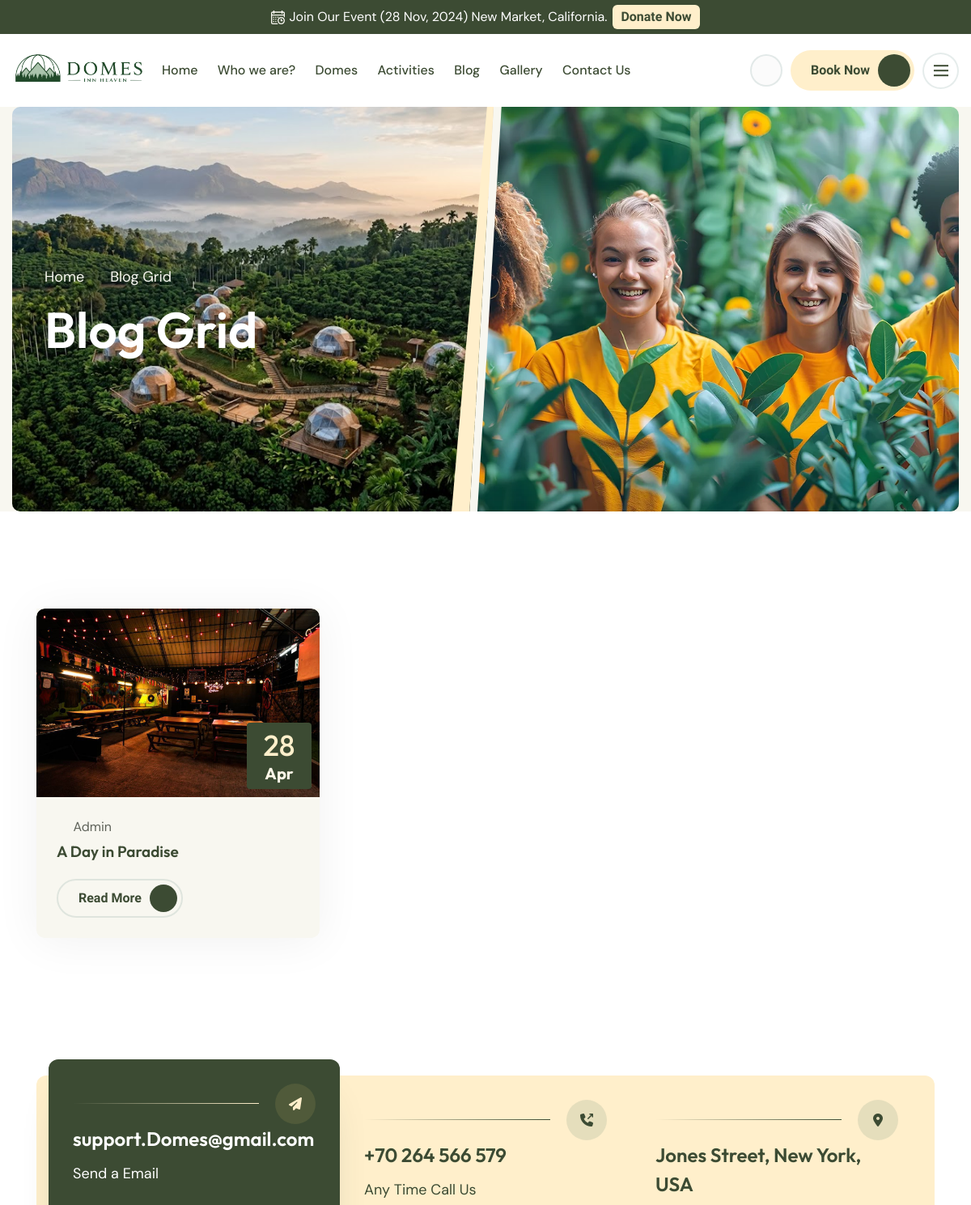
Page /blog-grid/ (upper part) on the earlier database version.
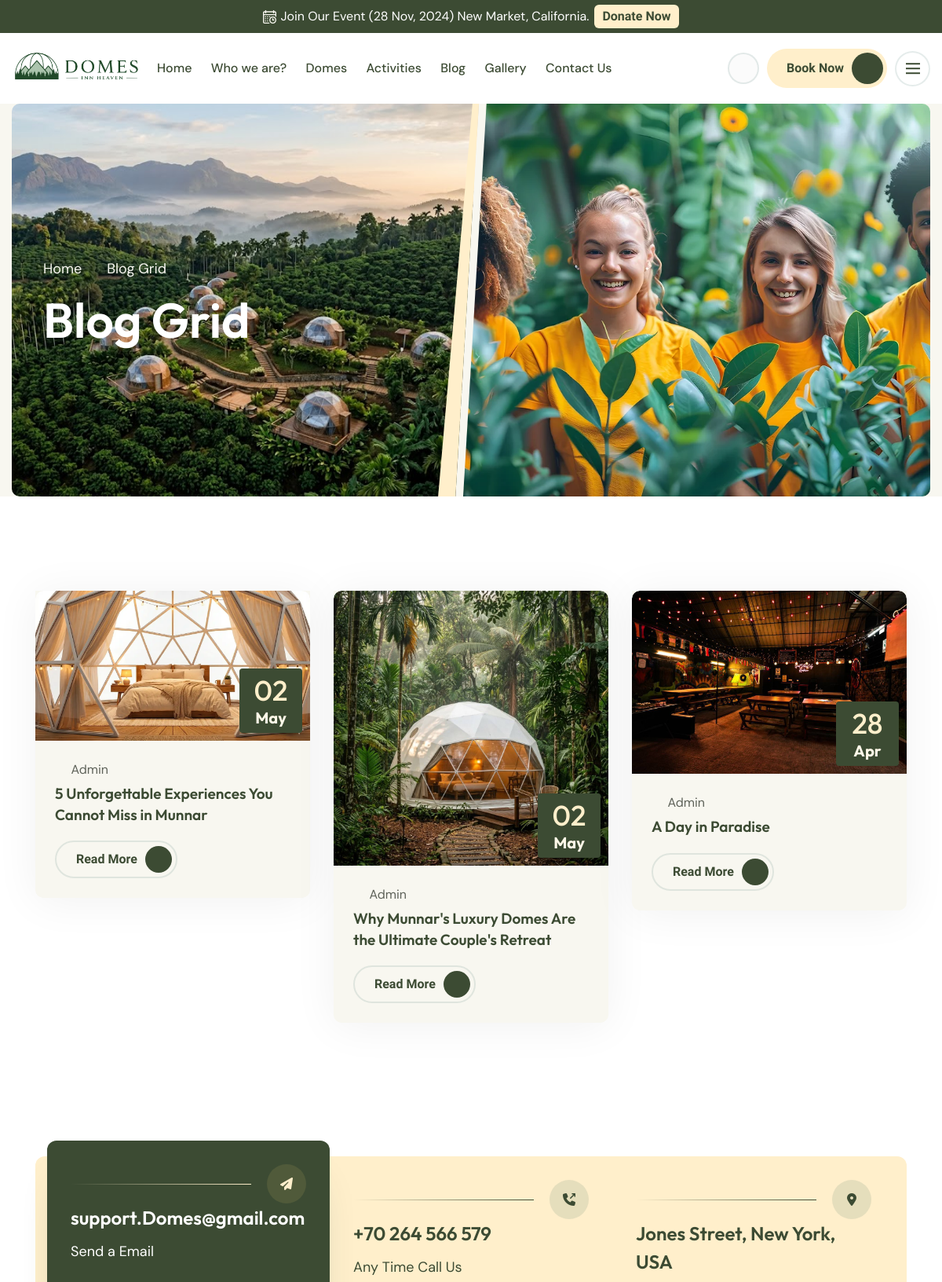
Same page on the later database version.
### domesinnheaven_app/models.py (models this page shows, shortened)
class OptimizedImageModel(models.Model):
    image_fields = []
    class Meta:
        abstract = True

class Blog(OptimizedImageModel):
    image_fields = ["image"]
    image = models.ImageField(upload_to="blogs/", help_text="Blog cover image")
    slug = models.SlugField(unique=True, blank=True)
    title = models.CharField(max_length=200)
    description = models.TextField()
    created_at = models.DateTimeField(auto_now_add=True)
    class Meta:
        ordering = ["-created_at"]

### domesinnheaven_app/views.py (the view)
# urls.py: path('blog-grid/', views.blog_grid, name='blog_grid'),
def blog_grid(request):
    blogs_qs = Blog.objects.all().order_by("-created_at")
    paginator = Paginator(blogs_qs, 9)
    page_number = request.GET.get("page")
    blogs = paginator.get_page(page_number)
    testimonials = Testimonial.objects.all().order_by("-created_at")[:3]
    return render(request, "frontend/blog-grid.html", {"blogs": blogs, "testimonials": testimonials})

### domesinnheaven_app/context_processors.py (called while the page is built)
def _star_parts(rating: float) -> list[str]:
    rating = max(0.0, min(5.0, float(rating)))
    full = int(rating)
    remainder = rating - full
    half = 1 if remainder >= 0.25 and remainder < 0.75 else 0
    if remainder >= 0.75:
        full = min(5, full + 1)
    empty = max(0, 5 - full - half)
    return (["full"] * full) + (["half"] * half) + (["empty"] * empty)

def google_reviews(request) -> dict[str, Any]:
    rating = getattr(settings, "GOOGLE_REVIEW_RATING", 0.0)
    count = getattr(settings, "GOOGLE_REVIEW_COUNT", 0)
    url = getattr(settings, "GOOGLE_REVIEW_URL", "")
    return {
        "google_review_rating": rating,
        "google_review_count": count,
        "google_review_url": url,
        "google_review_stars": _star_parts(rating),
    }

def footer_packages(request) -> dict[str, Any]:
    packages = CampingPackage.objects.only("name", "slug").order_by("-created_at")[:5]
    return {"footer_packages": packages}

def admin_unread_contacts(request) -> dict[str, Any]:
    unread_contacts = 0
    unread_bookings = 0
    if request.user.is_authenticated and request.user.is_staff:
        unread_contacts = ContactMessage.objects.filter(is_read=False).count()
        unread_bookings = Booking.objects.filter(is_read=False).count()
    return {
        "admin_unread_contact_count": unread_contacts,
        "admin_unread_booking_count": unread_bookings,
        "admin_unread_enquiries_total": unread_contacts + unread_bookings
    }

### templates/frontend/blog-grid.html (shortened to what this page needs)
{% extends "frontend/base.html" %}
{% load static %}
{% block content %}
<main>
<section class="breadcrumb-section bg-cream">
  <div class="container-fluid"><div class="row g-0">
    <div class="col-xl-6 col-lg-6">
      <div class="breadcrumb-content" style="background-image: url('{% static "assets/img/new/3.jpeg" %}')">
        <div class="breadcrumb-nav"><ul><li><a href="{% url 'home' %}">Home</a></li><li><a href="#">Blog Grid</a></li></ul></div>
        <div class="breadcrumb-title"><h2>Blog Grid</h2></div>
      </div>
    </div>
    <div class="col-xl-6 col-lg-6 d-none d-lg-block"><div class="breadcrumb-thumb"><img src="{% static 'assets/img/thumbs/thumb-1.webp' %}" alt="thumb"></div></div>
  </div></div>
</section>
<section class="blog-section p-t-120 p-b-120 p-t-lg-80 p-b-lg-80 p-t-md-60 p-b-md-60 p-t-xs-60 p-b-xs-60">
  <div class="container"><div class="row" data-aos="fade-up" data-aos-duration="1000" data-aos-delay="600">
    {% for blog in blogs %}
    <div class="col-xl-4 col-md-6 col-sm-12 m-b-30">
      <div class="blog-card-2">
        <div class="thumb">
          <a href="{% url 'blog_detail_slug' blog.slug %}"><img src="{{ blog.image.url }}" alt="{{ blog.title }}"></a>
          <div class="event-date"><h2>{{ blog.created_at|date:"d" }}</h2><h5>{{ blog.created_at|date:"M" }}</h5></div>
        </div>
        <div class="content">
          <div class="content-top p-0 m-b-20">
            <div class="author"><div class="admin"><i class="fa-light fa-circle-user"></i><span>Admin</span></div></div>
            <div class="title"><h3><a href="{% url 'blog_detail_slug' blog.slug %}">{{ blog.title }}</a></h3></div>
          </div>
          <div class="content-bottom">
            <a href="{% url 'blog_detail_slug' blog.slug %}" class="e-primary-btn has-icon has-small read-more-btn">Read More
              <span class="icon-wrap"><span class="icon"><i class="fa-regular fa-arrow-right"></i></span></span>
            </a>
          </div>
        </div>
      </div>
    </div>
    {% empty %}
    <div class="col-12"><p class="text-center">No blog posts available yet.</p></div>
    {% endfor %}
  </div></div>
</section>
		<section class="contact-info-section">
			<div class="container">
				<div class="row">
					<div class="col-xl-12">
						<div class="contact-info-layout">
							<a href="mailto:support.Domes@gmail.com" class="contact-info active">
								<div class="icon-wrap">
									<div class="icon-shape"></div>
									<div class="icon">
										<i class="fa-solid fa-paper-plane"></i>
									</div>
								</div>
								<h3>support.Domes@gmail.com</h3>
								<p>Send a Email</p>
							</a>
							<a href="tel:+70264566579" class="contact-info">
								<div class="icon-wrap">
									<div class="icon-shape"></div>
									<div class="icon">
										<i class="fa-solid fa-phone-arrow-up-right"></i>
									</div>
								</div>
								<h3>+70 264 566 579</h3>
								<p>Any Time Call Us</p>
							</a>
							<a href="#" class="contact-info">
								<div class="icon-wrap">
									<div class="icon-shape"></div>
									<div class="icon">
										<i class="fa-solid fa-location-dot"></i>
									</div>
								</div>
								<h3>Jones Street, New York, USA</h3>
							</a>
						</div>
					</div>
				</div>
			</div>
		</section>
</main>
{% endblock %}

### templates/frontend/base.html (shortened to what this page needs)
{% load static %}
<!DOCTYPE html>
<html lang="en">
<head>
    <link href="{% static 'assets/vendor/animate/animate.min.css' %}" rel="stylesheet">
    <link href="{% static 'assets/vendor/fontawesome-pro/fontawesome.min.css' %}" rel="stylesheet">
    <link href="{% static 'assets/vendor/bootstrap/bootstrap.min.css' %}" rel="stylesheet">
    <link href="{% static 'assets/vendor/swiper/swiper-bundle.min.css' %}" rel="stylesheet">
    <link href="{% static 'assets/vendor/aos/aos.css' %}" rel="stylesheet">
    <link href="{% static 'assets/vendor/fancybox/fancybox.css' %}" rel="stylesheet">
    <link href="{% static 'assets/css/spacing.css' %}" rel="stylesheet">
    <link href="{% static 'assets/css/main.css' %}?v=20260502" rel="stylesheet">
</head>
<body>
{% block header_menu %}
{% if request.path == '/' %}
<header class="header-section-1">
    <div class="top-bar d-none d-md-block">
        <div class="container-fluid">
            <div class="row">
                <div class="col-xl-12">
                    <div class="top-bar-content text-center">
                        <div class="text-wrap">
                            <img src="{% static 'assets/img/icons/calendar-time.svg' %}" alt="icon">
                            <span>Join Our Event (28 Nov, 2024) New Market, California.</span>
                        </div>
                        <a href="{% url 'donations' %}" class="e-primary-btn is-hover-white top-btn">Donate Now</a>
                    </div>
                </div>
            </div>
        </div>
    </div>
	<div class="header-bottom-layout-2">
		<div class="header-left">
			<div class="logo-wrap-2">
				<a href="{% url 'home' %}">
					<img src="{% static 'white.png' %}" alt="logo"/>
				</a>
			</div>
		</div>
		<div class="w-100 d-none d-xl-block">
			<div class="header-middle">
				<nav class="main-menu-2 d-none d-xl-block">
					<ul>
                        <li><a href="{% url 'home' %}">Home</a></li>
                        <li><a href="{% url 'about' %}">Who we are?</a></li>
                        <li><a href="{% url 'services' %}">Domes</a></li>
                        <li><a href="{% url 'activities' %}">Activities</a></li>
                        <li><a href="{% url 'blog_grid' %}">Blog</a></li>
                        <li><a href="{% url 'gallery' %}">Gallery</a></li>
                        <li><a href="{% url 'contact' %}">Contact Us</a></li>
					</ul>
				</nav>
				<div class="header-info-wrap">
					<div class="header-info-3 d-none d-xl-flex">
						<a href="tel:+16295550129" class="header-info-icon">
							<i class="fa-regular fa-phone-volume"></i>
						</a>
					</div>
					<div class="header-btn-wrap d-none d-xl-flex">
						<a href="{% url 'booking' %}" class="e-primary-btn has-icon">
							Book Now
							<span class="icon-wrap">
								<span class="icon">
									<i class="fa-regular fa-arrow-right"></i>
									<i class="fa-regular fa-arrow-right"></i>
								</span>
							</span>
						</a>
					</div>
				</div>
			</div>
		</div>
		<div class="header-right">
			<div class="header-bar-3 d-none d-xl-flex" data-toggle="sidebar">
				<div class="bar bar-1"></div>
				<div class="bar bar-2"></div>
				<div class="bar bar-3"></div>
			</div>
			<div class="header-bar-3 d-xl-none" data-toggle="menubar">
				<div class="bar bar-1"></div>
				<div class="bar bar-2"></div>
				<div class="bar bar-3"></div>
			</div>
		</div>
	</div>
</header>
{% else %}
<header class="header-section">
    <div class="top-bar d-none d-md-block">
        <div class="container-fluid">
            <div class="row">
                <div class="col-xl-12">
                    <div class="top-bar-content text-center">
                        <div class="text-wrap">
                            <img src="{% static 'assets/img/icons/calendar-time.svg' %}" alt="icon">
                            <span>Join Our Event (28 Nov, 2024) New Market, California.</span>
                        </div>
                        <a href="{% url 'donations' %}" class="e-primary-btn is-hover-white top-btn">Donate Now</a>
                    </div>
                </div>
            </div>
        </div>
    </div>
    <div class="header-bottom">
        <div class="container-fluid">
            <div class="row">
                <div class="col-xl-12">
                    <div class="header-bottom-layout">
                        <div class="header-left">
                            <div class="logo-wrap">
                                <a href="{% url 'home' %}">
                                    <img src="{% static 'green.png' %}" alt="logo">
                                </a>
                            </div>
                            <nav class="main-menu d-none d-xl-block">
                                <ul>
                                    <li><a href="{% url 'home' %}">Home</a></li>
                                    <li><a href="{% url 'about' %}">Who we are?</a></li>
                                    <li><a href="{% url 'services' %}">Domes</a></li>
                                    <li><a href="{% url 'activities' %}">Activities</a></li>
                                    <li><a href="{% url 'blog_grid' %}">Blog</a></li>
                                    <li><a href="{% url 'gallery' %}">Gallery</a></li>
                                    <li><a href="{% url 'contact' %}">Contact Us</a></li>
                                </ul>
                            </nav>
                        </div>
                        <div class="header-right">
                            <div class="header-info d-none d-xl-flex">
                                <a href="tel:+16295550129" class="header-info-icon">
                                    <i class="fa-regular fa-phone-volume"></i>
                                </a>
                            </div>
                            <div class="header-btn-wrap d-none d-xl-flex">
                                <a href="{% url 'booking' %}" class="e-primary-btn has-icon">
                                    Book Now
                                    <span class="icon-wrap">
                                        <span class="icon"><i class="fa-regular fa-arrow-right"></i></span>
                                    </span>
                                </a>
                            </div>
                            <div class="header-bar open-sidebar d-none d-xl-flex" data-toggle="sidebar">
                                <div class="bar bar-1"></div>
                                <div class="bar bar-2"></div>
                                <div class="bar bar-3"></div>
                            </div>
                        </div>
                    </div>
                </div>
            </div>
        </div>
    </div>
</header>
{% endif %}
{% endblock %}
{% block content %}{% endblock %}
</body>
</html>

### templates/frontend/base.html (style rules this page uses)
.breadcrumb-section, .breadcrumb-thumb { height: 500px !important; }
.breadcrumb-thumb img { height: 100% !important; object-fit: cover !important; }

Differences in the rows shown:
added Blog: image (picture), created_at "02", created_at "May", title "5 Unforgettable Experiences You Cannot Miss in Munnar"
added Blog: image (picture), created_at "02", created_at "May", title "Why Munnar's Luxury Domes Are the Ultimate Couple's Retreat"
